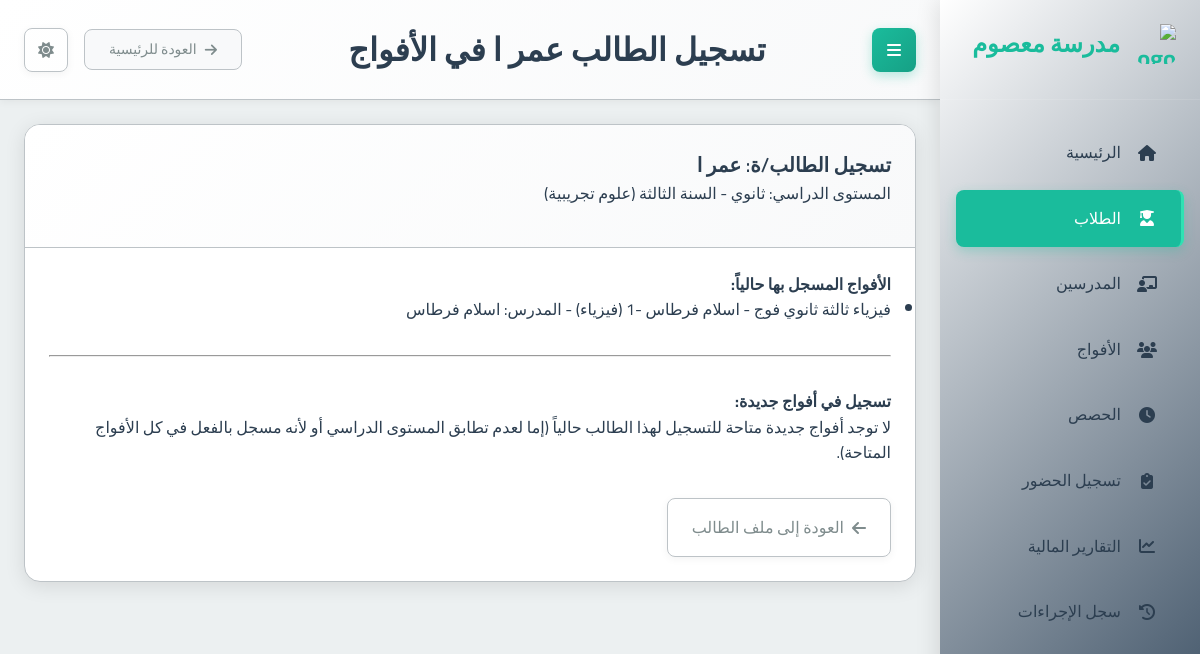
Page /students/3/enroll/ on the committed database.
### school_app/models.py (models this page shows, shortened)
class Student(models.Model):
    first_name = models.CharField(max_length=100, verbose_name="الاسم الأول")
    last_name = models.CharField(max_length=100, verbose_name="اللقب")
    phone_number = models.CharField(max_length=20, unique=True, verbose_name="رقم هاتف الطالب")
    guardian_phone = models.CharField(max_length=20, verbose_name="رقم هاتف الولي")
    birth_day = models.IntegerField(verbose_name="يوم الميلاد")
    birth_month = models.IntegerField(verbose_name="شهر الميلاد")
    birth_year = models.IntegerField(verbose_name="سنة الميلاد")
    academic_level = models.ForeignKey(AcademicLevel, on_delete=models.PROTECT, verbose_name="المستوى الدراسي")
    registration_fee_paid = models.BooleanField(default=False, verbose_name="رسوم التسجيل مدفوعة")
    card_number = models.CharField(max_length=20, unique=True, blank=True, null=True, verbose_name="رقم البطاقة")
    prepaid_balance = models.DecimalField(max_digits=10, decimal_places=2, default=Decimal('0.00'), verbose_name="رصيد مدفوع مقدماً")
    created_at = models.DateTimeField(auto_now_add=True, verbose_name="تاريخ الإنشاء")
    class Meta:
        verbose_name = "طالب"
        verbose_name_plural = "الطلاب"

class AcademicLevel(models.Model):
    name = models.CharField(max_length=100, verbose_name="الاسم")
    category = models.CharField(max_length=50, choices=[
        ('PRIMARY', 'ابتدائي'),
        ('MIDDLE', 'متوسط'),
        ('HIGH', 'ثانوي')
    ], verbose_name="الفئة")
    class Meta:
        verbose_name = "المستوى الدراسي"
        verbose_name_plural = "المستويات الدراسية"

class Group(models.Model):
    name = models.CharField(max_length=100, verbose_name="اسم الفوج")
    subject = models.ForeignKey(Subject, on_delete=models.PROTECT, verbose_name="المادة")
    teacher = models.ForeignKey(Teacher, on_delete=models.CASCADE, verbose_name="المدرس")
    academic_levels = models.ManyToManyField(AcademicLevel, verbose_name="المستويات الدراسية المتوافقة")
    price_per_4_sessions = models.DecimalField(max_digits=10, decimal_places=2, verbose_name="السعر لكل 4 حصص")
    session_day = models.IntegerField(choices=[
        (0, 'الاثنين'),
        (1, 'الثلاثاء'),
        (2, 'الأربعاء'),
        (3, 'الخميس'),
        (4, 'الجمعة'),
        (5, 'السبت'),
        (6, 'الأحد')
    ], verbose_name="يوم الحصة")
    session_start_time = models.TimeField(verbose_name="وقت بداية الحصة")
    session_duration = models.DecimalField(max_digits=4, decimal_places=2, default=1.5, verbose_name="مدة الحصة (ساعات)")
    students = models.ManyToManyField(Student, blank=True, verbose_name="الطلاب المسجلون")
    created_at = models.DateTimeField(auto_now_add=True, verbose_name="تاريخ الإنشاء")
    is_continuous = models.BooleanField(default=False, verbose_name="فوج مستمر (تُنشأ الحصص أسبوعياً تلقائياً)")
    created_sessions_until = models.DateField(null=True, blank=True, verbose_name="تم إنشاء الحصص حتى تاريخ")
    class Meta:
        verbose_name = "فوج"
        verbose_name_plural = "الأفواج"

class Subject(models.Model):
    name = models.CharField(max_length=100, verbose_name="اسم المادة")
    class Meta:
        verbose_name = "مادة دراسية"
        verbose_name_plural = "المواد الدراسية"

class Teacher(models.Model):
    first_name = models.CharField(max_length=100, verbose_name="الاسم الأول")
    last_name = models.CharField(max_length=100, verbose_name="اللقب")
    phone_number = models.CharField(max_length=20, unique=True, verbose_name="رقم الهاتف")
    subject = models.ForeignKey(Subject, on_delete=models.PROTECT, verbose_name="المادة الأساسية")
    created_at = models.DateTimeField(auto_now_add=True, verbose_name="تاريخ الإنشاء")
    class Meta:
        verbose_name = "مدرس"
        verbose_name_plural = "المدرسون"

### school_app/views.py (the view, shortened to what this page needs)
# urls.py: path('students/<int:student_id>/enroll/', views.enroll_student_in_groups, name='enroll_student_in_groups'),
def enroll_student_in_groups(request, student_id):
    student = get_object_or_404(Student, id=student_id)
    student_academic_level = student.academic_level
    enrolled_groups = student.group_set.all().select_related('subject', 'teacher') # Groups student is already in
    enrolled_group_ids = [group.id for group in enrolled_groups]
    groups_matching_level = Group.objects.filter(academic_levels=student_academic_level)
    groups_open_to_all = Group.objects.filter(academic_levels__isnull=True)
    available_groups = (groups_matching_level | groups_open_to_all).exclude(id__in=enrolled_group_ids).distinct().select_related('subject', 'teacher').order_by('name')
    context = {
        'student': student,
        'available_groups': available_groups,
        'enrolled_groups': enrolled_groups, # Pass currently enrolled groups for display
        'page_title': f"تسجيل الطالب {student.first_name} {student.last_name} في الأفواج"
    }
    return render(request, 'school_app/enroll_student_in_groups.html', context)

### templates/school_app/enroll_student_in_groups.html (shortened to what this page needs)
{% extends "base.html" %}
{% block page_title %}{{ page_title }}{% endblock %}
{% block content %}
<div class="card">
  <div class="card-header">
    <h2 class="card-title">تسجيل الطالب/ة: {{ student.first_name }} {{ student.last_name }}</h2>
    <p class="card-subtitle mb-2 text-muted">المستوى الدراسي: {{ student.academic_level.get_category_display }} - {{ student.academic_level.name }}</p>
  </div>
  <div class="card-body">
    <div class="mb-4">
      <h4>الأفواج المسجل بها حالياً:</h4>
      {% if enrolled_groups %}
        <ul class="list-group">
          {% for group in enrolled_groups %}
            <li class="list-group-item">
              {{ group.name }} ({{ group.subject.name }}) - المدرس: {{ group.teacher.first_name }} {{ group.teacher.last_name }}
            </li>
          {% endfor %}
        </ul>
      {% else %}
        <p class="text-muted">الطالب غير مسجل في أي فوج حالياً.</p>
      {% endif %}
    </div>
    <hr>
    <h4 class="mt-4">تسجيل في أفواج جديدة:</h4>
    {% if available_groups %}
      <form method="post">
        {% csrf_token %}
        <div class="form-group">
          <p>اختر الأفواج لتسجيل الطالب بها:</p>
          <div class="row">
            {% for group in available_groups %}
              <div class="col-md-6 col-lg-4 mb-2">
                <div class="custom-control custom-checkbox">
                  <input type="checkbox" class="custom-control-input" id="group_{{ group.id }}" name="groups_to_enroll" value="{{ group.id }}">
                  <label class="custom-control-label" for="group_{{ group.id }}">
                    <strong>{{ group.name }}</strong> ({{ group.subject.name }})<br>
                    <small>المدرس: {{ group.teacher.first_name }} {{ group.teacher.last_name }}</small><br>
                    <small>التوقيت: يوم {{ group.get_session_day_display }} الساعة {{ group.session_start_time|time:"H:i" }} ({{ group.session_duration }} ساعات)</small><br>
                    <small>السعر لـ4 حصص: {{ group.price_per_4_sessions|floatformat:0 }} دج</small>
                  </label>
                </div>
              </div>
            {% endfor %}
          </div>
        </div>
        <button type="submit" class="btn btn-success mt-3">
          <i class="fas fa-check-circle"></i> تسجيل في الأفواج المختارة
        </button>
      </form>
    {% else %}
      <p class="text-info">لا توجد أفواج جديدة متاحة للتسجيل لهذا الطالب حالياً (إما لعدم تطابق المستوى الدراسي أو لأنه مسجل بالفعل في كل الأفواج المتاحة).</p>
    {% endif %}
    <div class="mt-4">
      <a href="{% url 'student_detail' student.id %}" class="btn btn-outline-secondary">
        <i class="fas fa-arrow-left"></i> العودة إلى ملف الطالب
      </a>
    </div>
  </div>
</div>
{% endblock %}

### static/css/main.css (style rules this page uses)
:root { --primary-color: #2c3e50; --primary-light: #34495e; --primary-darker: #1a252f; --accent-color: #1abc9c; --accent-light: #2fe2b3; --accent-dark: #16a085; --text-color: #2c3e50; --text-secondary: #7f8c8d; --text-on-primary: #ffffff; --text-on-accent: #ffffff; --text-nav: #2c3e50; --background-color: #ecf0f1; --card-background: #ffffff; --input-background: #ffffff; --border-color: #bdc3c7; --input-border-color: #bdc3c7; --success-color: #2ecc71; --warning-color: #f39c12; --error-color: #e74c3c; --info-color: #1E90FF; --table-header-background: #e9ecef; --table-row-hover-background: #f8f9fa; --box-shadow-color: rgba(0, 0, 0, 0.1); --box-shadow-color-hover: rgba(0, 0, 0, 0.15); --box-shadow-soft-color: rgba(0, 0, 0, 0.05); --subtle-background: #f8f9fa; --spacing-xs: 8px; --spacing-sm: 16px; --spacing-md: 24px; --spacing-lg: 32px; --spacing-xl: 48px; --font-family: 'Cairo', sans-serif; --font-size-xs: 12px; --font-size-sm: 14px; --font-size-md: 16px; --font-size-lg: 20px; --font-size-xl: 24px; --font-size-xxl: 32px; --border-radius-sm: 4px; --border-radius-md: 8px; --border-radius-lg: 16px; --transition-fast: 0.2s ease; --transition-normal: 0.3s ease; --transition-slow: 0.5s ease; --sidebar-width: 260px; }
* { margin: 0; padding: 0; box-sizing: border-box; direction: rtl; }
html { direction: rtl; font-size: 16px; }
body { font-family: var(--font-family); background-color: var(--background-color); color: var(--text-color); line-height: 1.6; transition: background-color var(--transition-normal), color var(--transition-normal); overflow-x: hidden; }
.card { background-color: var(--card-background); border-radius: var(--border-radius-lg); box-shadow: 0 4px 20px var(--box-shadow-color); margin-bottom: var(--spacing-md); overflow: hidden; transition: all var(--transition-normal); border: 1px solid var(--border-color); }
.card-header { padding: var(--spacing-md); border-bottom: 1px solid var(--border-color); background: linear-gradient(135deg, var(--card-background) 0%, var(--subtle-background) 100%); }
.card-title { font-size: var(--font-size-lg); font-weight: 600; margin: 0; color: var(--text-color); }
.card-body { padding: var(--spacing-md); color: var(--text-color); }
.btn { font-family: var(--font-family); padding: var(--spacing-sm) var(--spacing-md); border: none; border-radius: var(--border-radius-md); cursor: pointer; font-size: var(--font-size-md); font-weight: 500; text-decoration: none; display: inline-flex; align-items: center; gap: var(--spacing-xs); transition: all var(--transition-fast); box-shadow: 0 2px 8px var(--box-shadow-soft-color); }
.btn-outline-secondary { background-color: transparent; border: 1px solid var(--border-color); color: var(--text-secondary); }
.mb-2 { margin-bottom: var(--spacing-sm); }
.mb-4 { margin-bottom: var(--spacing-lg); }
.mt-4 { margin-top: var(--spacing-lg); }

### rows in the picture
Student: first_name "عمر", last_name "ا", academic_level.category "ثانوي", academic_level.name "السنة الثالثة (علوم تجريبية)"
Group: subject.name "فيزياء", teacher.first_name "اسلام", teacher.last_name "فرطاس"

### other values in the picture
{{ page_title }} "تسجيل الطالب عمر ا في الأفواج"
